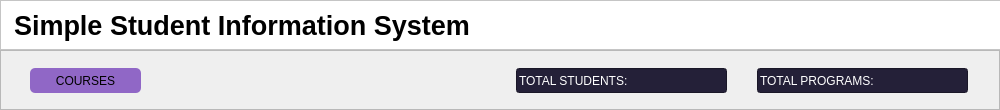
<?xml version="1.0" encoding="UTF-8"?>
<ui version="4.0">
 <class>Frame</class>
 <widget class="QFrame" name="Frame">
  <property name="geometry">
   <rect>
    <x>0</x>
    <y>0</y>
    <width>1000</width>
    <height>110</height>
   </rect>
  </property>
  <property name="sizePolicy">
   <sizepolicy hsizetype="Fixed" vsizetype="Fixed">
    <horstretch>0</horstretch>
    <verstretch>0</verstretch>
   </sizepolicy>
  </property>
  <property name="windowTitle">
   <string>Frame</string>
  </property>
  <widget class="QFrame" name="title_frame">
   <property name="geometry">
    <rect>
     <x>0</x>
     <y>0</y>
     <width>1200</width>
     <height>50</height>
    </rect>
   </property>
   <property name="styleSheet">
    <string notr="true">background-color: white;</string>
   </property>
   <property name="frameShape">
    <enum>QFrame::StyledPanel</enum>
   </property>
   <property name="frameShadow">
    <enum>QFrame::Raised</enum>
   </property>
   <widget class="QLabel" name="label">
    <property name="geometry">
     <rect>
      <x>14</x>
      <y>9</y>
      <width>471</width>
      <height>33</height>
     </rect>
    </property>
    <property name="font">
     <font>
      <pointsize>20</pointsize>
      <weight>75</weight>
      <bold>true</bold>
     </font>
    </property>
    <property name="text">
     <string>Simple Student Information System</string>
    </property>
   </widget>
  </widget>
  <widget class="QFrame" name="nav_frame">
   <property name="geometry">
    <rect>
     <x>0</x>
     <y>50</y>
     <width>1000</width>
     <height>60</height>
    </rect>
   </property>
   <property name="frameShape">
    <enum>QFrame::StyledPanel</enum>
   </property>
   <property name="frameShadow">
    <enum>QFrame::Raised</enum>
   </property>
   <widget class="QPushButton" name="toggle_button">
    <property name="geometry">
     <rect>
      <x>30</x>
      <y>18</y>
      <width>111</width>
      <height>25</height>
     </rect>
    </property>
    <property name="styleSheet">
     <string notr="true">QPushButton {
	border: none;
	border-radius: 5px;
	background-color: #9067C6;
}

QPushButton::hover {
	background-color: #431480;
	color: white;
}</string>
    </property>
    <property name="text">
     <string>COURSES</string>
    </property>
   </widget>
   <widget class="QLineEdit" name="total_students">
    <property name="enabled">
     <bool>false</bool>
    </property>
    <property name="geometry">
     <rect>
      <x>516</x>
      <y>18</y>
      <width>211</width>
      <height>25</height>
     </rect>
    </property>
    <property name="styleSheet">
     <string notr="true">background-color: #242038;
color: white;</string>
    </property>
    <property name="text">
     <string>TOTAL STUDENTS: </string>
    </property>
   </widget>
   <widget class="QLineEdit" name="total_courses">
    <property name="enabled">
     <bool>false</bool>
    </property>
    <property name="geometry">
     <rect>
      <x>757</x>
      <y>18</y>
      <width>211</width>
      <height>25</height>
     </rect>
    </property>
    <property name="styleSheet">
     <string notr="true">background-color: #242038;
color: white;</string>
    </property>
    <property name="text">
     <string>TOTAL PROGRAMS: </string>
    </property>
   </widget>
  </widget>
 </widget>
 <resources/>
 <connections/>
</ui>
